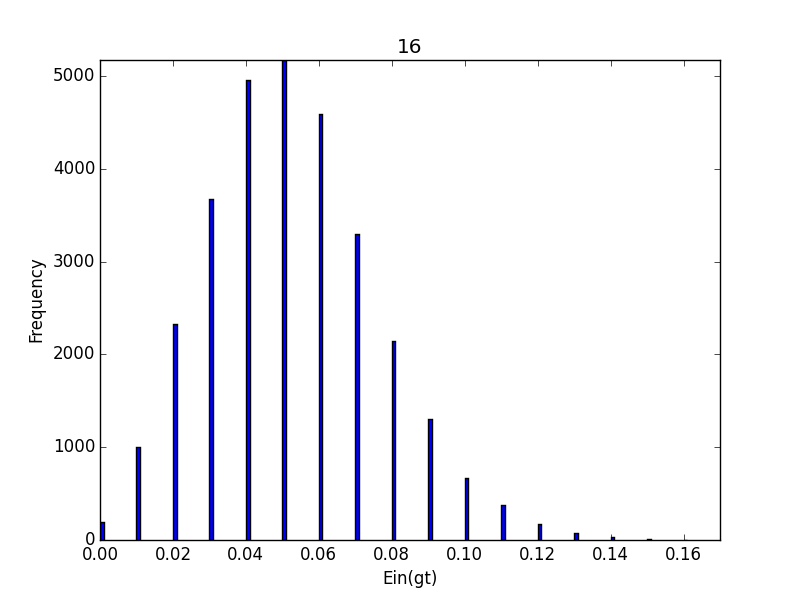

Source code (Python):
import sys
import numpy as np
import math
from random import *
import pylab as pl

class TreeNode:
    def __init__(self, i, v):
        self.dim = i
        self.val = v
        self.sign = 0
        self.left = None
        self.right = None

def readData(path):
    X = []
    y = []
    with open(path) as f:
        for line in f:
            # print line
            # raw_input('pause')
            tmp_line = line.strip().split(' ')
            tmp_x = []

            for i in tmp_line[:-1]: tmp_x.append(float(i))

            X.append(tmp_x)
            y.append(float(tmp_line[-1]))
    return np.array(X),np.array(y)

def step1_split(X, y):

    def learn_decisionStump(X,y):
        ''' calculate median of interval '''
        theta_interval = []
        for i in range(X.shape[0]-1):
            if i == 0:
                theta_interval.append((X[i]+X[i+1])/2)
            elif i == X.shape[0]-1:
                theta_interval.append(float("inf"))
            else:
                theta_interval.append((X[i]+X[i+1])/2)

        Error = float("inf")

        for theta in theta_interval:
            ly = y[np.where(X<theta)]
            ry = y[np.where(X>=theta)]
            err = ly.shape[0]*GiniIndex(ly) + ry.shape[0]*GiniIndex(ry)
            if Error > err:
                Error = err
                target_theta = theta
        return Error, target_theta

    sorted_index = []
    for i in range(X.shape[1]): sorted_index.append(np.argsort(X[:,i]))

    Error = float("inf")
    dim = -1
    val = 0 # val == theta which split data into 1 -1

    for i in range(X.shape[1]):
        Xi = X[sorted_index[i], i]
        yi = y[sorted_index[i]]
        ''' min cost and best theta of dim i '''
        err, theta = learn_decisionStump(Xi, yi)
        ''' argmin error and best theta of data X'''
        if Error > err:
            Error = err
            dim = i #which dim we split
            val = theta
    ''' step2_binary tree '''
    lX = X[np.where(X[:,dim] < val)]
    ly = y[np.where(X[:,dim] < val)]
    rX = X[np.where(X[:,dim] >= val)]
    ry = y[np.where(X[:,dim] >= val)]
    return lX, ly, rX, ry, dim, val

def GiniIndex(y):
    N = int(y.shape[0])
    if N==0: return 0
    n1 = sum(y==1)
    n2 = sum(y==-1)
    '''impurity == 0'''
    if n1==0: return 0
    if n2==0: return 0
    return 1.0 - math.pow(1.0*n1/N,2) - math.pow(1.0*n2/N,2)
    # return float(1.0 - math.pow(float(n1/N),2) - math.pow(float(n2/N),2))

def CRT(X,y):
    if X.shape[0]==0: return None # none case
    if GiniIndex(y)==0:
        node = TreeNode(-1, -1)
        node.sign = 1 if y[0]==1 else -1
        return node
    ''' step2_binary tree '''
    lX, ly, rX, ry, dim, val = step1_split(X,y)
    node = TreeNode( dim, val)
    ''' step3_recurrence '''
    node.left = CRT(lX, ly)
    node.right = CRT(rX, ry)
    return node

def predict(root, X):
    if root.val==-1 : return root.sign
    if X[root.dim] < root.val:
        return predict(root.left, X)
    else:
        return predict(root.right, X)

def Bagging(X, y):
    sampleX = np.zeros(X.shape)
    sampley = np.zeros(y.shape)
    flips = [randint(0,X.shape[0]-1) for i in range(X.shape[0])]
    sampleX = X[flips]
    sampley = y[flips]
    return sampleX, sampley

def calculate_Error(model, X, y):
    error_count = 0
    for i in range(X.shape[0]):
        error_count = error_count + (1 if predict(model, X[i])!=y[i] else 0)
    return 1.0*error_count/X.shape[0]

if __name__ == '__main__':
    ''' train '''
    X,y = readData("../hw7_train.dat")
    T = 30000
    trees = []
    error_rate = 0
    error_histogram = {}
    for i in range(T):
        print i
        Xi,yi = Bagging(X,y)
        model = CRT(Xi,yi)
        trees.append(model)

        tmp_error = calculate_Error(model, X, y)
        error_rate += tmp_error
        if float(tmp_error) not in error_histogram:
            error_histogram[float(tmp_error)] = 1
        else:
            error_histogram[float(tmp_error)] = error_histogram[float(tmp_error)] + 1

    print error_rate = error_rate/T

    pl.bar(error_histogram.keys(),error_histogram.values(), width=0.001)
    pl.xlim([min(error_histogram.keys()), max(error_histogram.keys())])
    pl.ylim(0, (max(error_histogram.values())))
    pl.xlabel('Ein(gt)')
    pl.ylabel('Frequency')
    pl.title('16')
    pl.savefig('16')
